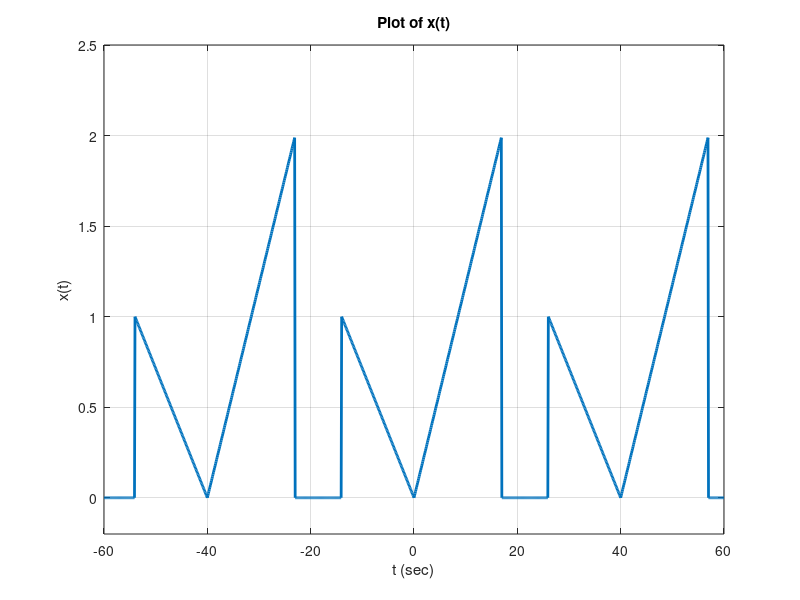

Reproduce this figure in MATLAB.
T = 40;
t = -60:0.1:60;
x = @(t) (2*t/17).*(t>=0 & t<17) + (-t/14 + 40/14).*(t>=26 & t<40);
x_per = @(t) x(mod(t,T));

plot(t, x_per(t), 'LineWidth', 2);
xlabel('t (sec)'), ylabel('x(t)'), title('Plot of x(t)');
ylim([-0.2 2.5]);
grid on;